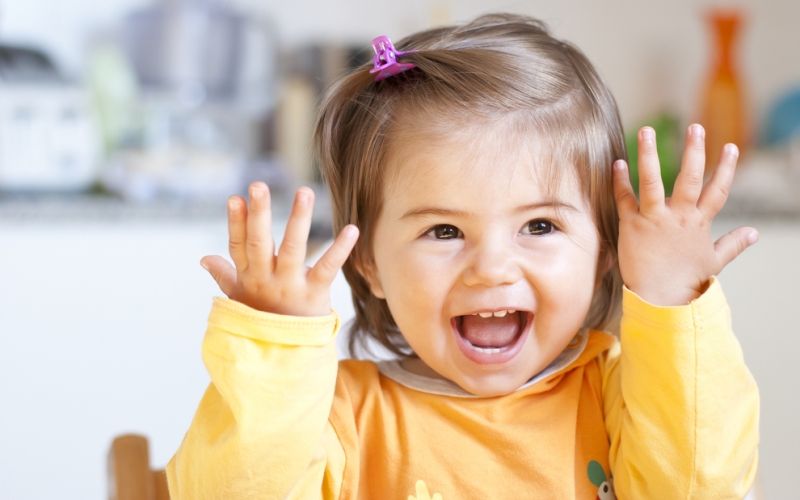
#> input picture imge.png, 800 x 500 px
$ jupyter execute cartoon.ipynb
#> lines starting #> are read from the running program, lines starting #| are printed output that depends on the picture
[cell 1]
import cv2
import numpy as np
import matplotlib.pyplot as plt

[cell 2]
def read_file(filename):
#> called with filename = 'imge.png'
    img=cv2.imread(filename)
#> img is the input picture: shape (500, 800, 3); mean B, G, R 163.9, 186.9, 207.9
    img = cv2.cvtColor(img, cv2.COLOR_BGR2RGB)
    plt.imshow(img)

    plt.show()
    return img

[cell 3]
filename ="imge.png"
img = read_file(filename)

org_img = np.copy(img)

[cell 4]
#create Edge mask
def edge_mask(img, line_size,blur_value):
#> called with line_size = 5, blur_value = 7
    gray = cv2.cvtColor(img, cv2.COLOR_RGB2GRAY)
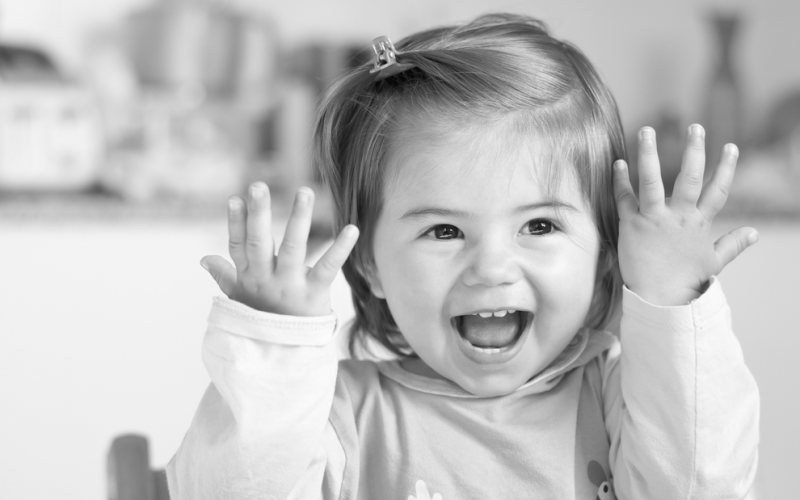
#> gray: shape (500, 800); min 5, max 252, mean 190.5
    gray_blur = cv2.medianBlur(gray, blur_value)
    edges = cv2.adaptiveThreshold(gray_blur, 255, cv2.ADAPTIVE_THRESH_MEAN_C,
    cv2.THRESH_BINARY, line_size, blur_value)
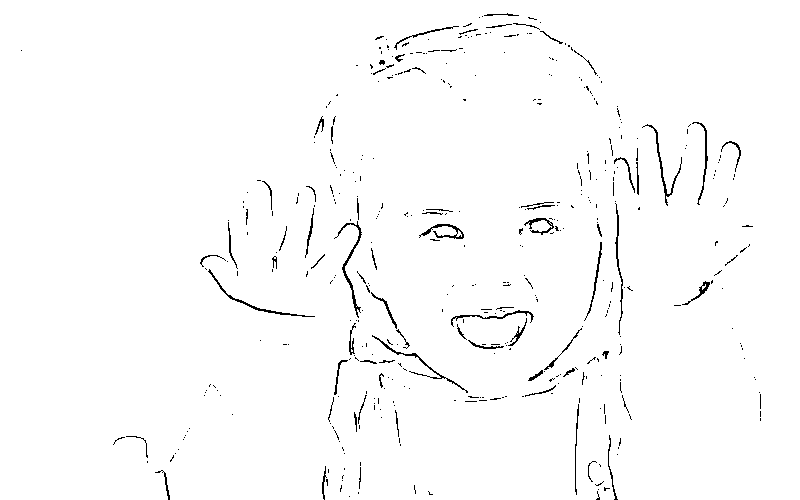
#> edges: shape (500, 800); 98.4% white; black in thin lines or dots
    return edges

[cell 5]
line_size, blur_value = 5,7
edges = edge_mask(img , line_size,blur_value)
plt.imshow(edges, cmap ="binary")
plt.show()

[cell 6]
def color_quantization(img , k):

    #Transform the image
#> called with k = 2
    data = np.float32(img).reshape((-1,3))

    #determine the criteria
    criteria = (cv2.TERM_CRITERIA_EPS+ cv2.TERM_CRITERIA_MAX_ITER, 20,0.001)

    ##implemnting k_means

    ret, label , center = cv2.kmeans(data,k, None, criteria,10,cv2.KMEANS_RANDOM_CENTERS)
#> ret = 1.48e+09; center = [[223.7, 213.1, 199.3], [172, 127.3, 83.58]]
    center = np.uint8(center)
#> center = [[223, 213, 199], [172, 127, 83]]
    result = center[label.flatten()]
    result = result.reshape(img.shape)
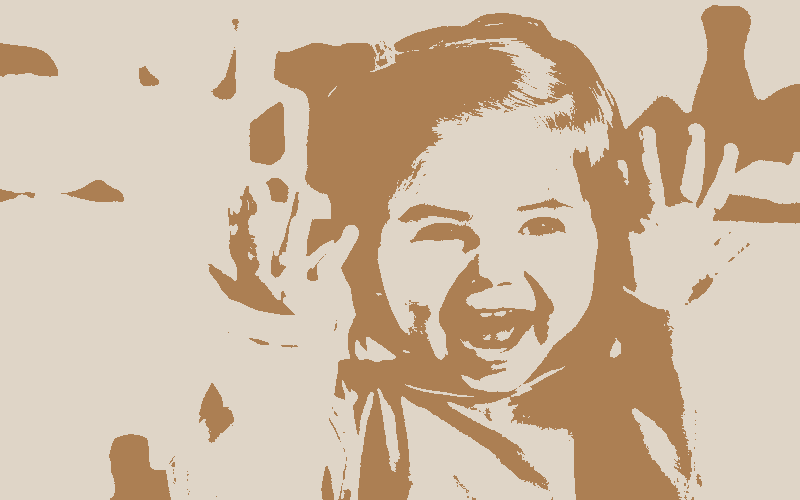
#> result: shape (500, 800, 3); mean R, G, B 207.4, 186.7, 163.5
    return result

[cell 7]
img = color_quantization(img, k=2)
plt.imshow(img)
plt.show()

[cell 8]
blurred = cv2.bilateralFilter(img , d=10, sigmaColor=300, sigmaSpace=200)
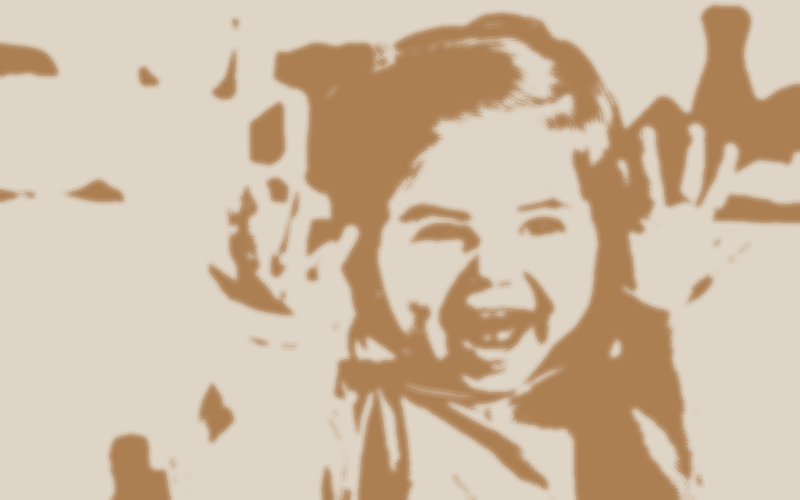
#> blurred: shape (500, 800, 3); mean R, G, B 207.4, 186.7, 163.5
plt.imshow(blurred)
plt.show()

[cell 9]
#combine edge mask with the quantiz img
def cartoon():
    c= cv2.bitwise_and(blurred , blurred, mask=edges)
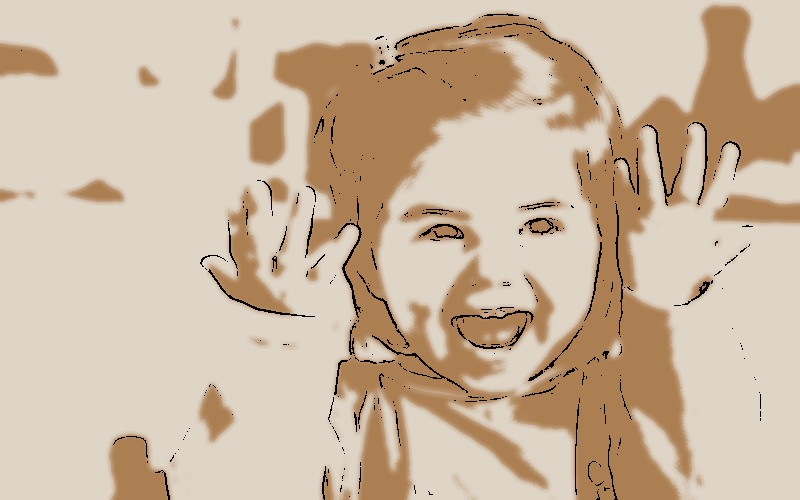
#> c: shape (500, 800, 3); mean R, G, B 204.4, 184.3, 161.8


    plt.imshow(org_img)
    plt.title("orgiginal Image")
    plt.show()

    plt.imshow(c)
    plt.title("Cartonify Image")
    plt.show()
